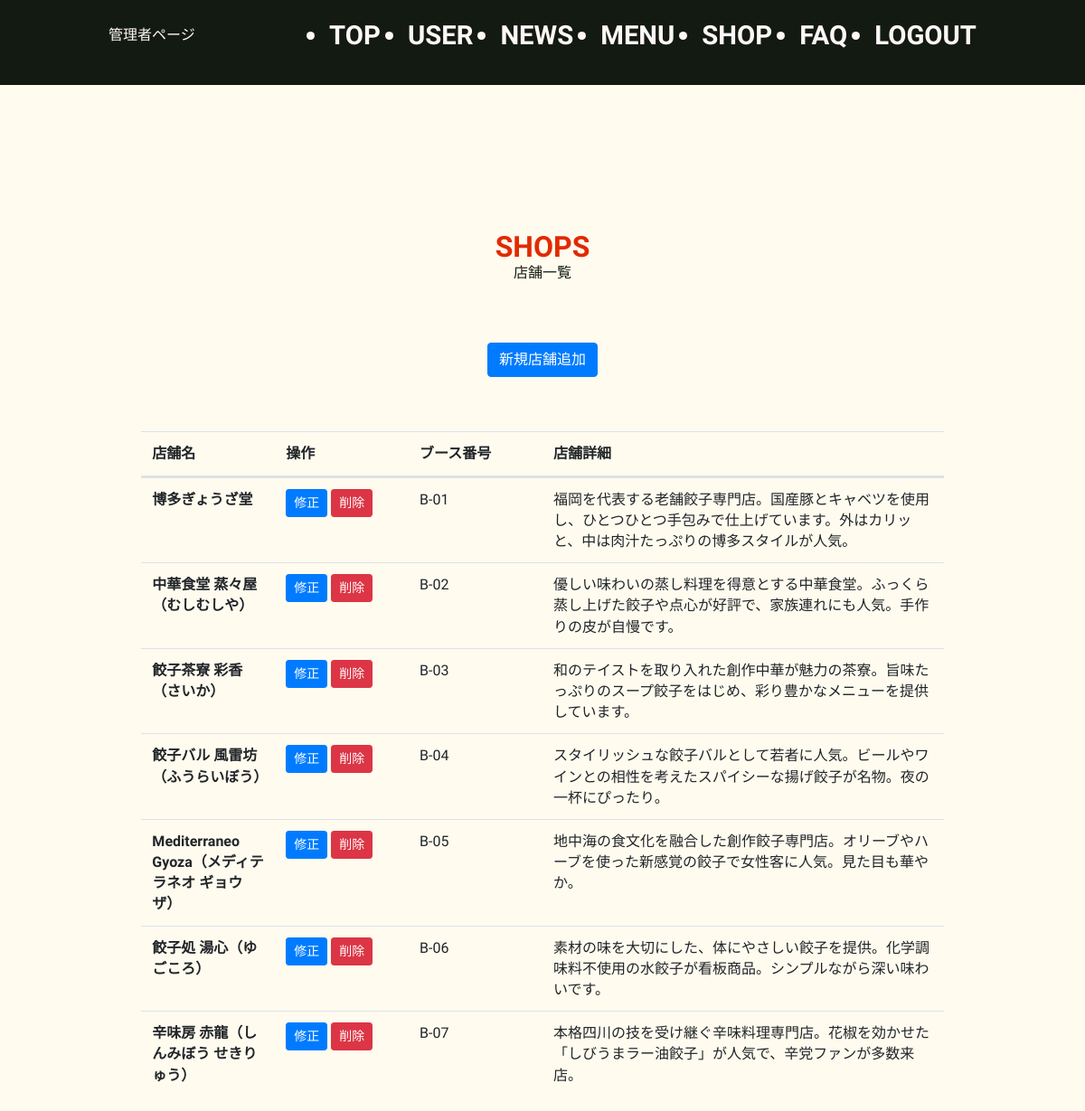
Page /admin/shop.php on the committed database.
### tables this page shows
CREATE TABLE `shops` (
  `id` int(11) NOT NULL,
  `shop` varchar(255) NOT NULL,
  `shop_detail` text NOT NULL,
  `boos_number` varchar(255) NOT NULL
);

### inc/function.php (called while the page is built, shortened)
<?php
function h($str)
{
    return htmlspecialchars($str, ENT_QUOTES, 'UTF-8');
}

### admin/shop.php (the view, shortened to what this page needs)
<?php
require_once __DIR__ . '/../inc/function.php';
try {
  $db = db_connect();
  $sql = 'SELECT * FROM shops ORDER BY boos_number asc ';
  $stmt = $db->prepare($sql);
  $stmt->execute();
  $shops = $stmt->fetchAll(PDO::FETCH_ASSOC);
} catch (PDOException $e) {
  exit("Error:" . $e->getMessage());
}
?>
<!doctype html>
<html lang="ja">
<head>
  <link rel="stylesheet" href="https://cdn.jsdelivr.net/npm/destyle.css@4.0.1/destyle.min.css">
  <link rel="stylesheet" href="https://stackpath.bootstrapcdn.com/bootstrap/4.5.0/css/bootstrap.min.css">
  <link rel="stylesheet" href="../css/style.css">
<body>
  <?php include('../inc/header_master.php');  ?>
  <main role="main" class="container l-header-margin">
    <section class="l-wrapper-second">
      <h1 class="c-title__main" data-sub-title="店舗一覧">SHOPS</h1>
      <div class="d-grid mx-auto">
        <a href="./shop_add.php" class="btn btn-primary" type="button">新規店舗追加</a>
      </div>
      <div class="l-wrapper-second">
        <table class="table table-striped-columns">
          <thead>
            <tr class="row">
              <th class="col">店舗名</th>
              <th class="col">操作</th>
              <th class="col">ブース番号</th>
              <th class="col-6">店舗詳細</th>
            </tr>
          </thead>
          <tbody>
            <?php foreach ($shops as $shop): ?>
              <tr class="row">
                <th class="col">
                  <?php echo h($shop['shop']); ?>
                </th>
                <td class="col">
                  <div class="mr-2">
                    <a href="./shop_edit.php?id=<?php echo h($shop['id']); ?>" class="btn btn-primary btn-sm">修正</a>
                    <a href="./shop_del.php?id=<?php echo h($shop['id']); ?>" class="btn btn-danger btn-sm">削除</a>
                  </div>
                </td>
                <td class="col">
                  <?php echo h($shop['boos_number']); ?>
                </td>
                <td class="col-6">
                  <?php echo nl2br(h($shop['shop_detail'])); ?>
                </td>
              </tr>
            <?php endforeach; ?>
          </tbody>
        </table>
      </div>
    </section>
  </main>
</body>
</html>

### css/style.css (style rules this page uses)
:root { --gyoza-black: #131A12; --gyoza-white: #FFF7F7; --gyoza-beige: #FFFBEF; --gyoza-red: #E22A00; --gyoza-yellow: #FFE100; }
body { background-color: var(--gyoza-beige); font-size: 16px; font-family: "Zen Maru Gothic", sans-serif; line-height: 1.45; }
html { scroll-behavior: smooth; }
.l-wrapper-second { width: min(960px, 89.3%); margin-inline: auto; display: flex; flex-direction: column; align-items: center; gap: 60px; }
.l-header-margin { margin-top: clamp(5.625rem, 3.644rem + 8.45vw, 11.25rem); }
.c-title__main, .c-sec-title { font-size: 32px; font-weight: bold; color: var(--gyoza-red); text-align: center; display: flex; flex-direction: column; text-transform: uppercase; }
.c-title__main::after { content: attr(data-sub-title); font-size: 16px; color: var(--gyoza-black); font-weight: normal; }

### rows in the picture
shops: shop "博多ぎょうざ堂", boos_number "B-01", shop_detail "福岡を代表する老舗餃子専門店。国産豚とキャベツを使用し、ひとつひとつ手包みで仕上げています。外はカリッと、中は肉汁たっぷりの博多スタイルが人気。"
shops: shop "中華食堂 蒸々屋（むしむしや）", boos_number "B-02", shop_detail "優しい味わいの蒸し料理を得意とする中華食堂。ふっくら蒸し上げた餃子や点心が好評で、家族連れにも人気。手作りの皮が自慢です。"
shops: shop "餃子茶寮 彩香（さいか）", boos_number "B-03", shop_detail "和のテイストを取り入れた創作中華が魅力の茶寮。旨味たっぷりのスープ餃子をはじめ、彩り豊かなメニューを提供しています。"
shops: shop "餃子バル 風雷坊（ふうらいぼう）", boos_number "B-04", shop_detail "スタイリッシュな餃子バルとして若者に人気。ビールやワインとの相性を考えたスパイシーな揚げ餃子が名物。夜の一杯にぴったり。"
shops: shop "Mediterraneo Gyoza（メディテラネオ ギョウザ）", boos_number "B-05", shop_detail "地中海の食文化を融合した創作餃子専門店。オリーブやハーブを使った新感覚の餃子で女性客に人気。見た目も華やか。"
shops: shop "餃子処 湯心（ゆごころ）", boos_number "B-06", shop_detail "素材の味を大切にした、体にやさしい餃子を提供。化学調味料不使用の水餃子が看板商品。シンプルながら深い味わいです。"
shops: shop "辛味房 赤龍（しんみぼう せきりゅう）", boos_number "B-07", shop_detail "本格四川の技を受け継ぐ辛味料理専門店。花椒を効かせた「しびうまラー油餃子」が人気で、辛党ファンが多数来店。"
